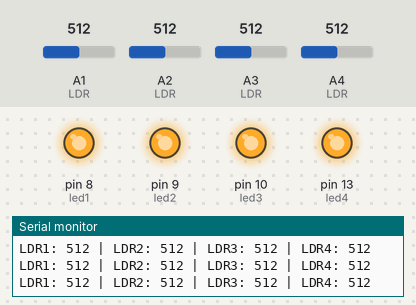
A sketch run on a simulated Arduino Uno, built with avr-gcc and run on an emulated ATmega328P. On the bench: output pins drawn as LEDs (lit = HIGH), the last lines printed to the serial monitor. Inputs (shaded band) come from the test bench; at power-on: A1 (LDR) = 512, A2 (LDR) = 512, A3 (LDR) = 512, A4 (LDR) = 512.

Above: at 1.2 s.
1.3 s: A1 (LDR) set to 276
2.8 s: A1 (LDR) set to 251
At 4.0 s:
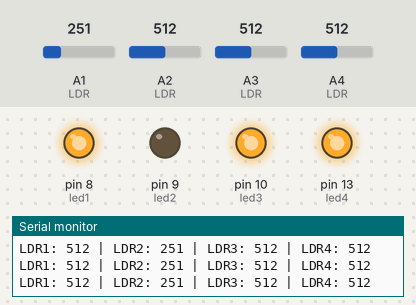
4.3 s: A2 (LDR) set to 288
7.3 s: A2 (LDR) set to 259
At 8.5 s:
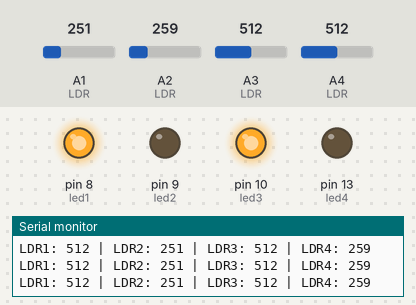
8.8 s: A3 (LDR) set to 278
10.3 s: A3 (LDR) set to 259
At 11.1 s:
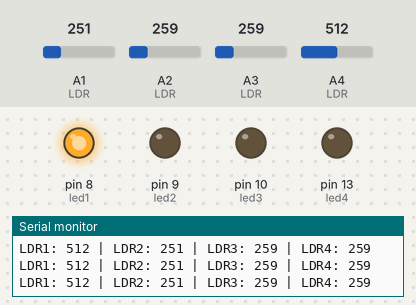
Timing chart, 0 to 12.8 s (numbered marks = the images above; inputs shaded):
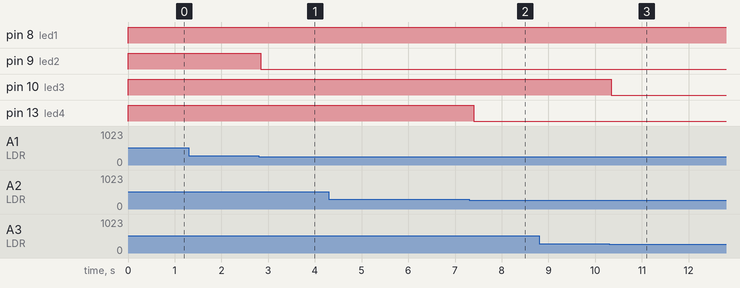

Measured:
- the behaviour switches between 270 and 269 on A1 (LDR) (found by bisection; images 0 and 1)
- the behaviour switches between 270 and 269 on A2 (LDR) (found by bisection; images 1 and 2)
- the behaviour switches between 270 and 269 on A3 (LDR) (found by bisection; images 2 and 3)
- after the input at 2.8 s, pin 9 (led2): HIGH → LOW at once
- after the input at 7.3 s, pin 13 (led4): HIGH → LOW after 0.10 s
- after the input at 10.3 s, pin 10 (led3): HIGH → LOW at once

The sketch:

alumbradoPublico.ino
```cpp
int led1 = 8;             // Pin del primer LED
int led2 = 9;              // Pin del segundo LED
int led3 = 10;             // Pin del tercer LED
int led4 = 13;             // Pin del cuarto LED
int valorLDR1 = 0;         // Valor del primer LDR
int valorLDR2 = 0;         // Valor del segundo LDR
int valorLDR3 = 0;         // Valor del tercer LDR
int valorLDR4 = 0;         // Valor del cuarto LDR

void setup() {
  pinMode(led1, OUTPUT);   // Configurar el primer LED como salida
  pinMode(led2, OUTPUT);   // Configurar el segundo LED como salida
  pinMode(led3, OUTPUT);   // Configurar el tercer LED como salida
  pinMode(led4, OUTPUT);   // Configurar el cuarto LED como salida
  Serial.begin(9600);      // Inicializar el monitor serial
}

void loop() {
  // Leer valores de los LDRs
  valorLDR1 = analogRead(A4);  // LDR conectado a A4
  valorLDR2 = analogRead(A1);  // LDR conectado a A1
  valorLDR3 = analogRead(A3);  // LDR conectado a A3
  valorLDR4 = analogRead(A2);  // LDR conectado a A2
  // Mostrar valores en el monitor serial
  Serial.print("LDR1: ");
  Serial.print(valorLDR1);
  Serial.print(" | LDR2: ");
  Serial.print(valorLDR2);
  Serial.print(" | LDR3: ");
  Serial.print(valorLDR3);
  Serial.print(" | LDR4: ");
  Serial.println(valorLDR4);

  // Control del primer LED
  if (valorLDR1 < 270) {
    digitalWrite(led1, LOW);  // Apagar el primer LED
  } else if (valorLDR1 >= 400 && valorLDR1 <= 790) {
    digitalWrite(led1, HIGH); // Encender el primer LED
  }

  // Control del segundo LED
  if (valorLDR2 < 270) {
    digitalWrite(led2, LOW);  // Apagar el segundo LED
  } else if (valorLDR2 >= 400 && valorLDR2 <= 790) {
    digitalWrite(led2, HIGH); // Encender el segundo LED
  }

  // Control del tercer LED
  if (valorLDR3 < 270) {
    digitalWrite(led3, LOW);  // Apagar el tercer LED
  } else if (valorLDR3 >= 400 && valorLDR3 <= 790) {
    digitalWrite(led3, HIGH); // Encender el tercer LED
  }

  // Control del cuarto LED
  if (valorLDR4 < 270) {
    digitalWrite(led4, LOW);  // Apagar el cuarto LED
  } else if (valorLDR4 >= 400 && valorLDR4 <= 790) {
    digitalWrite(led4, HIGH); // Encender el cuarto LED
  }

  delay(100); // Pausa entre lecturas
}
```
